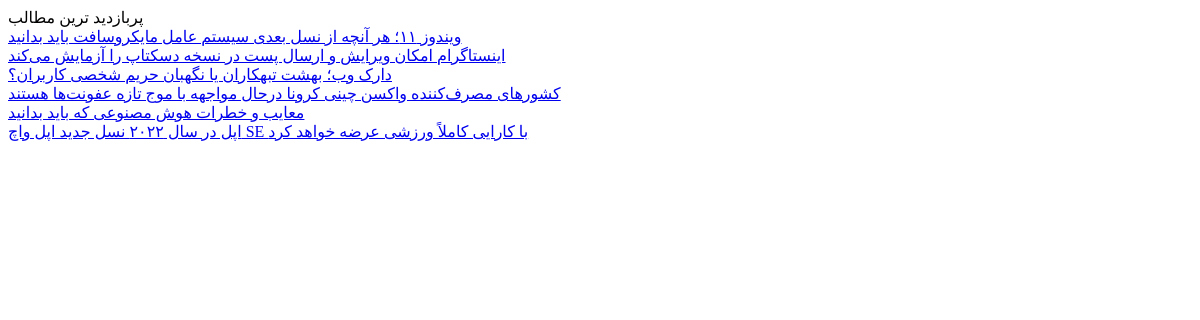
The page /posts-sidebar on the database as committed earlier.
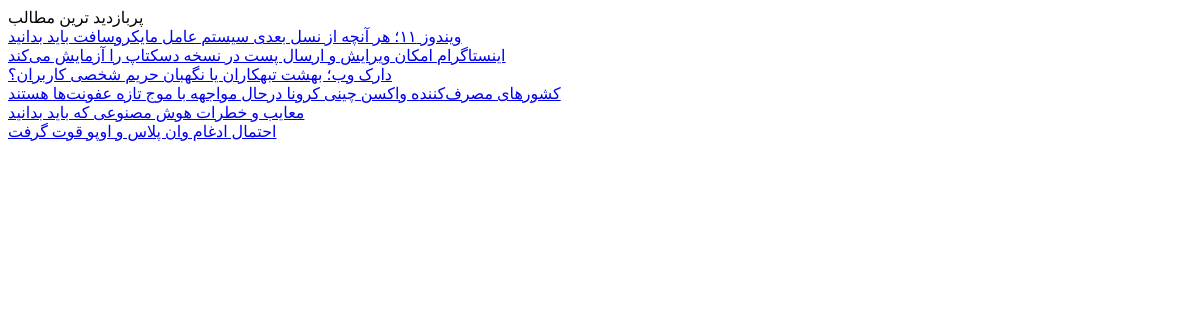
The same page on the database as committed later.
### zoomit_posts/models.py (models this page shows, shortened)
class Post(models.Model):
    title = models.CharField(max_length=255, verbose_name='عنوان')
    excerpt = models.CharField(max_length=255, null=True, verbose_name='چکیده')
    description = models.TextField(null=True, blank=True, verbose_name='شرح')
    image = models.ImageField(upload_to=upload_path, verbose_name='تصویر')
    author = models.ForeignKey(User, on_delete=models.CASCADE, verbose_name='نویسنده')
    issue_date = models.DateTimeField(auto_now_add=True)
    category = models.ForeignKey(Category, on_delete=models.DO_NOTHING, null=True)
    tags = models.ManyToManyField(Tag)
    views = models.IntegerField(default=0, editable=False)
    class Meta:
        verbose_name = 'پست'
        verbose_name_plural = 'پست ها'
    objects = PostManager()
    def get_absolute_url(self):
        return f'/post/{self.id}/{self.title.replace(" ","-")}'

### zoomit_posts/views.py (the view)
# urls.py: path('posts-sidebar', posts_sidebar, name='posts_sidebar'),
def posts_sidebar(request):
    posts = Post.objects.all().order_by('-views')
    return render(request, 'posts/shared/posts_sidebar.html', {'posts': posts})

### zoomit_posts/templates/posts/shared/posts_sidebar.html (shortened to what this page needs)
<div class="most-visited-main-title">پربازدید ترین مطالب</div>
{% for post in posts|slice:":6" %}
<div class="most-visited-posts">
    <div class="most-visited-text"><a href="{{ post.get_absolute_url }}">{{ post.title }}</a></div>
</div>
{% endfor %}

Rows that differ between the two databases and show on the page:
no longer on this page (row unchanged): Post: title "اپل در سال ۲۰۲۲ نسل جدید اپل واچ SE با کارایی کاملاً ورزشی عرضه خواهد کرد"
now on this page (row edited): Post: title "احتمال ادغام وان پلاس و اوپو قوت گرفت"
